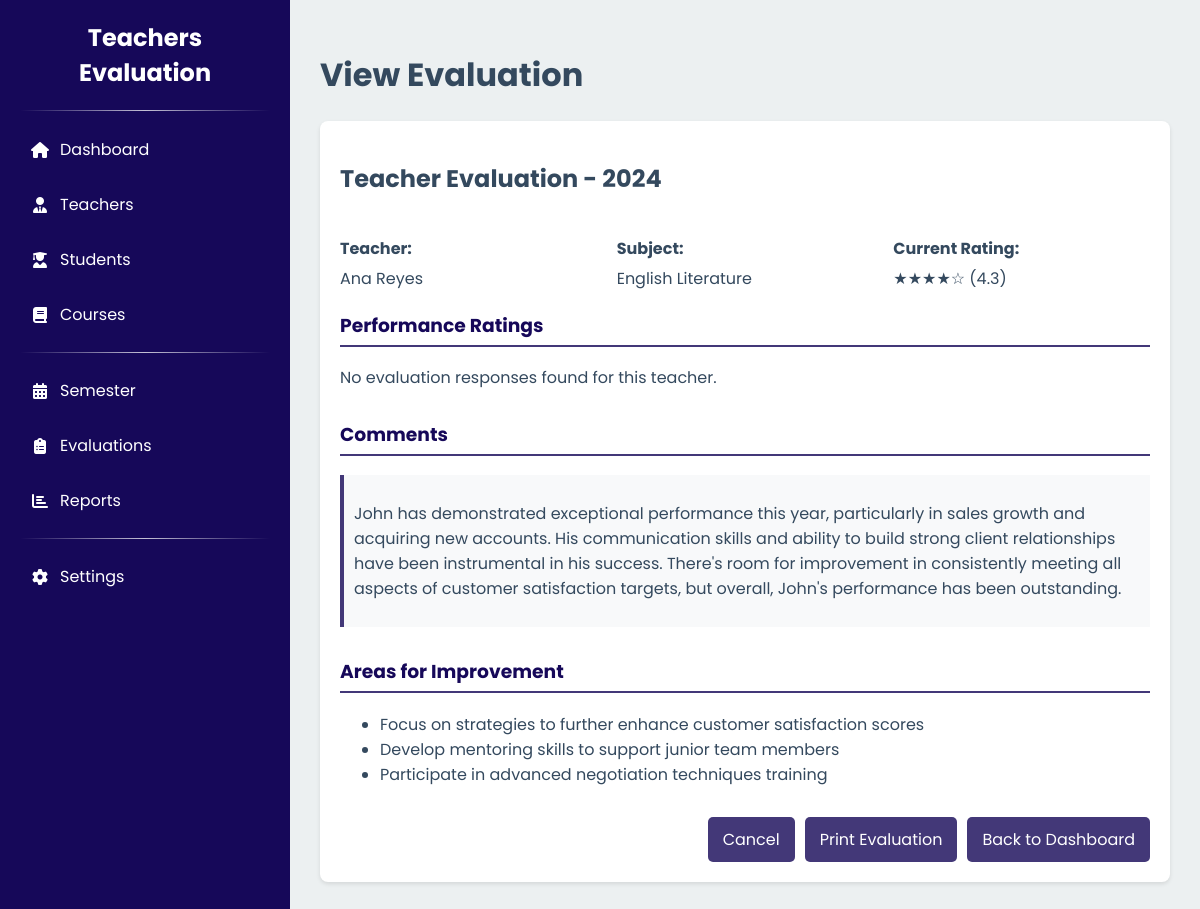
The app's page /admin/results.php?teacher_id=3 with its own data.
### tables this page shows
CREATE TABLE `teachers` (
  `id` int(11) NOT NULL,
  `name` varchar(100) NOT NULL,
  `subject` varchar(50) NOT NULL,
  `username` varchar(100) NOT NULL,
  `password` varchar(100) NOT NULL,
  `role` varchar(100) NOT NULL,
  `rating` decimal(3,1) NOT NULL
);

### admin/results.php (the view, shortened to what this page needs)
<?php
include '../connection/conn.php';
$teacher_id = mysqli_real_escape_string($conn, $_GET['teacher_id']);
$query = "SELECT name, subject, rating FROM teachers WHERE id = ?";
$stmt = $conn->prepare($query);
$stmt->bind_param("i", $teacher_id);
$stmt->execute();
$result = $stmt->get_result();
$teacher = $result->fetch_assoc();
function renderStars($rating) {
    $fullStars = floor($rating);
    $halfStar = $rating - $fullStars >= 0.5;
    $emptyStars = 5 - $fullStars - ($halfStar ? 1 : 0);
    $stars = str_repeat("★", $fullStars);
    $stars .= $halfStar ? "½" : "";
    $stars .= str_repeat("☆", $emptyStars);
    return $stars;
}
?>
<!DOCTYPE html>
<html lang="en">
<head>
    <link rel="stylesheet" href="https://cdnjs.cloudflare.com/ajax/libs/font-awesome/6.4.0/css/all.min.css">
</head>
<body>
    <div class="container">
        <div class="sidebar">
            <div class="logo">Teachers Evaluation</div>
            <hr class="sidebar-divider">
            <ul class="nav-menu">
                <li class="nav-item">
                    <a href="maindashboard.php" class="nav-link">
                        <i class="fas fa-home"></i>
                        <span>Dashboard</span>
                    </a>
                </li>
                <li class="nav-item">
                    <a href="teachers.php" class="nav-link">
                        <i class="fas fa-user-tie"></i>
                        <span>Teachers</span>
                    </a>
                </li>
                <li class="nav-item">
                    <a href="student.php" class="nav-link">
                        <i class="fas fa-user-graduate"></i>
                        <span>Students</span>
                    </a>
                </li>
                <li class="nav-item">
                    <a href="courses.php" class="nav-link">
                        <i class="fas fa-book"></i>
                        <span>Courses</span>
                    </a>
                </li>
                <hr class="sidebar-divider">
                <li class="nav-item">
                    <a href="semester.php" class="nav-link">
                        <i class="fas fa-calendar-alt"></i>
                        <span>Semester</span>
                    </a>
                </li>
                <li class="nav-item">
                    <a href="results.php" class="nav-link">
                        <i class="fas fa-clipboard-list"></i>
                        <span>Evaluations</span>
                    </a>
                </li>
                <li class="nav-item">
                    <a href="report.php" class="nav-link">
                        <i class="fas fa-chart-bar"></i>
                        <span>Reports</span>
                    </a>
                </li>
                <hr class="sidebar-divider">
                <li class="nav-item">
                    <a href="settings.php" class="nav-link">
                        <i class="fas fa-cog"></i>
                        <span>Settings</span>
                    </a>
                </li>
            </ul>
        </div>
        <div class="main-content">
            <h1>View Evaluation</h1>
            <div class="evaluation-card">
                <div class="evaluation-header">
                    <h2>Teacher Evaluation - <?php echo date('Y'); ?></h2>
                </div>
                <div class="employee-info">
                    <div class="info-item">
                        <div class="info-label">Teacher:</div>
                        <div><?php echo htmlspecialchars($teacher['name']); ?></div>
                    </div>
                    <div class="info-item">
                        <div class="info-label">Subject:</div>
                        <div><?php echo htmlspecialchars($teacher['subject']); ?></div>
                    </div>
                    <div class="info-item">
                        <div class="info-label">Current Rating:</div>
                        <div class="rating">
                            <span class="star"><?php echo renderStars($teacher['rating']); ?></span>
                            (<span class="rating-value"><?php echo number_format($teacher['rating'], 1); ?></span>)
                        </div>
                    </div>
                </div>
                <div class="evaluation-section">
                    <h3>Performance Ratings</h3>
                    <?php
                    $query = "SELECT er.question_id,
                                     AVG(er.rating) as avg_rating,
                                     COUNT(er.id) as response_count
                              FROM evaluations e
                              JOIN evaluation_responses er ON e.id = er.evaluation_id
                              WHERE e.teacher_id = ?
                              GROUP BY er.question_id
                              ORDER BY er.question_id";
                    $stmt = $conn->prepare($query);
                    $stmt->bind_param("i", $teacher_id);
                    $stmt->execute();
                    $result = $stmt->get_result();
                    if ($result->num_rows > 0) {
                        while ($row = $result->fetch_assoc()) {
                            $avg_rating = round($row['avg_rating'], 1);
                            echo "<div class='rating-item'>";
                            echo "<span>Question " . htmlspecialchars($row['question_id']) . "</span>";
                            echo "<span class='rating-stars'>";
                            echo renderStars($avg_rating);
                            echo " (" . $avg_rating . "/5)";
                            echo "</span>";
                            echo "<span class='response-count'>Responses: " . $row['response_count'] . "</span>";
                            echo "</div>";
                        }
                    } else {
                        echo "<p>No evaluation responses found for this teacher.</p>";
                    }
                    ?>
                </div>
                <div class="evaluation-section">
                    <h3>Comments</h3>
                    <div class="comments">
                        <p>John has demonstrated exceptional performance this year, particularly in sales growth and acquiring new accounts. His communication skills and ability to build strong client relationships have been instrumental in his success. There's room for improvement in consistently meeting all aspects of customer satisfaction targets, but overall, John's performance has been outstanding.</p>
                    </div>
                </div>
                <div class="evaluation-section">
                    <h3>Areas for Improvement</h3>
                    <ul>
                        <li>Focus on strategies to further enhance customer satisfaction scores</li>
                        <li>Develop mentoring skills to support junior team members</li>
                        <li>Participate in advanced negotiation techniques training</li>
                    </ul>
                </div>
                <div class="action-buttons">
                    <a href="#edit-evaluation" class="btn">Cancel</a>
                    <a href="#print-evaluation" class="btn">Print Evaluation</a>
                    <a href="#dashboard" class="btn">Back to Dashboard</a>
                </div>
            </div>
        </div>
    </div>
</body>
</html>

### admin/results.php (style rules this page uses)
:root { --primary-color: #160859; --secondary-color: #433878; --background-color: #ecf0f1; --text-color: #34495e; --accent-color: #e74c3c; }
body { font-family: 'Poppins', sans-serif; margin: 0; padding: 0; background-color: var(--background-color); color: var(--text-color); }
.container { display: flex; min-height: 100vh; }
.sidebar { width: 250px; background-color: var(--primary-color); color: white; padding: 20px; overflow-y: auto; }
.logo { font-size: 1.5rem; font-weight: bold; margin-bottom: 20px; text-align: center; }
.sidebar-divider { border: 0; height: 1px; background-image: linear-gradient(to right, rgba(255, 255, 255, 0), rgba(255, 255, 255, 0.75), rgba(255, 255, 255, 0)); margin: 15px 0; }
.nav-menu { list-style-type: none; padding: 0; }
.nav-item { margin-bottom: 10px; }
.nav-link { display: flex; align-items: center; color: white; text-decoration: none; padding: 10px; border-radius: 5px; transition: background-color 0.3s; }
.nav-link i { margin-right: 10px; width: 20px; text-align: center; }
.main-content { flex: 1; padding: 30px; }
.evaluation-card { background-color: #fff; border-radius: 8px; box-shadow: 0 2px 4px rgba(0,0,0,0.1); padding: 20px; margin-top: 20px; }
.evaluation-header { display: flex; justify-content: space-between; align-items: center; margin-bottom: 20px; }
.employee-info { display: flex; gap: 20px; margin-bottom: 20px; }
.info-item { flex: 1; }
.info-label { font-weight: bold; margin-bottom: 5px; }
.evaluation-section { margin-bottom: 30px; }
.evaluation-section h3 { color: var(--primary-color); border-bottom: 2px solid var(--secondary-color); padding-bottom: 5px; }
.comments { background-color: #f8f9fa; border-left: 4px solid var(--secondary-color); padding: 10px; margin-top: 10px; }
.btn { display: inline-block; background-color: var(--secondary-color); color: #fff; padding: 10px 15px; text-decoration: none; border-radius: 5px; transition: background-color 0.3s; }
.action-buttons { display: flex; justify-content: flex-end; gap: 10px; margin-top: 20px; }

### records on screen
teachers: name "Ana Reyes", subject "English Literature", rating "★★★★☆", rating "4.3"
